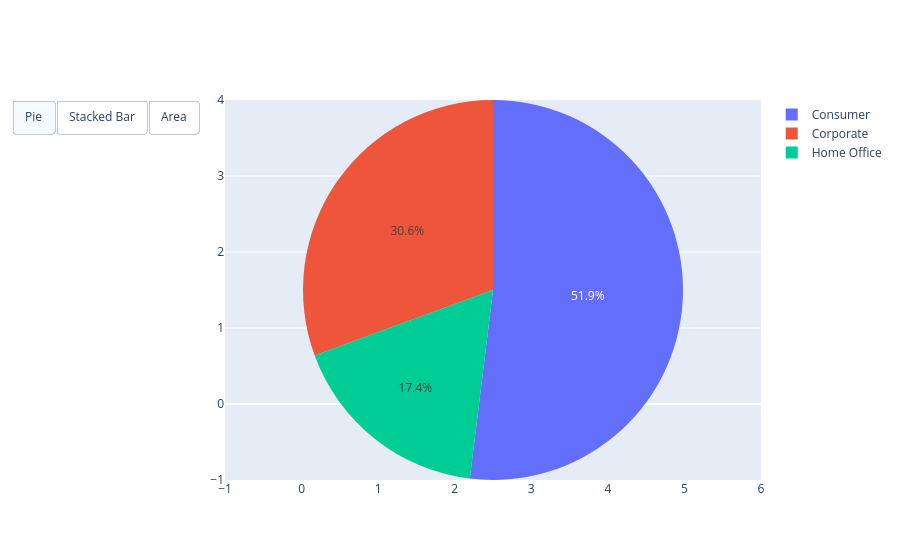

Write notebook code for a chart like this one.
### Code cell
df = resorted_yearly
segments = ["Consumer","Corporate","Home Office"]

fig = go.Figure()

# --- PIE TRACE (default year) ---
year_idx = 0
fig.add_trace(
    go.Pie(
        labels=segments,
        values=df.loc[year_idx, segments],
        name="Pie",
        visible=True
    )
)

# --- STACKED BAR TRACES ---
for seg in segments:
    fig.add_trace(
        go.Bar(
            x=df["year"],
            y=df[seg],
            name=seg,
            visible=False
        )
    )

# --- AREA TRACES ---
for seg in segments:
    fig.add_trace(
        go.Scatter(
            x=df["year"],
            y=df[seg],
            stackgroup="one",
            mode="lines",
            name=seg,
            visible=False
        )
    )


fig.update_layout(
    updatemenus=[
        dict(
            type="buttons",
            direction="right",
            buttons=[
                dict(
                    label="Pie",
                    method="update",
                    args=[
                        {"visible":[True, False, False, False, False, False, False]},
                        {"xaxis":{"visible":False},
                         "yaxis":{"visible":False}}
                    ]
                ),
                dict(
                    label="Stacked Bar",
                    method="update",
                    args=[
                        {"visible":[False, True, True, True, False, False, False]},
                        {"xaxis":{"visible":True},
                         "yaxis":{"visible":True},
                         "barmode":"stack"}
                    ]
                ),
                dict(
                    label="Area",
                    method="update",
                    args=[
                        {"visible":[False, False, False, False, True, True, True]},
                        {"xaxis":{"visible":True},
                         "yaxis":{"visible":True}}
                    ]
                )
            ]
        )
    ]
)

fig.show()

### Figure 1 — Plotly figure (JSON) as saved in the notebook; plotly's stock layout.template omitted (floating-point values rounded to 4 significant figures)
{"data": [{"labels": ["Consumer", "Corporate", "Home Office"], "name": "Pie", "type": "pie", "values": [1174000.0, 691700.0, 394100.0], "visible": true}, {"name": "Consumer", "type": "bar", "visible": false, "x": [2011, 2012, 2013, 2014], "y": [1174000.0, 1464000.0, 1729000.0, 2141000.0]}, {"name": "Corporate", "type": "bar", "visible": false, "x": [2011, 2012, 2013, 2014], "y": [691700.0, 774500.0, 1065000.0, 1294000.0]}, {"name": "Home Office", "type": "bar", "visible": false, "x": [2011, 2012, 2013, 2014], "y": [394100.0, 439200.0, 611500.0, 865000.0]}, {"mode": "lines", "name": "Consumer", "stackgroup": "one", "type": "scatter", "visible": false, "x": [2011, 2012, 2013, 2014], "y": [1174000.0, 1464000.0, 1729000.0, 2141000.0]}, {"mode": "lines", "name": "Corporate", "stackgroup": "one", "type": "scatter", "visible": false, "x": [2011, 2012, 2013, 2014], "y": [691700.0, 774500.0, 1065000.0, 1294000.0]}, {"mode": "lines", "name": "Home Office", "stackgroup": "one", "type": "scatter", "visible": false, "x": [2011, 2012, 2013, 2014], "y": [394100.0, 439200.0, 611500.0, 865000.0]}], "layout": {"updatemenus": [{"buttons": [{"args": [{"visible": [true, false, false, false, false, false, false]}, {"xaxis": {"visible": false}, "yaxis": {"visible": false}}], "label": "Pie", "method": "update"}, {"args": [{"visible": [false, true, true, true, false, false, false]}, {"barmode": "stack", "xaxis": {"visible": true}, "yaxis": {"visible": true}}], "label": "Stacked Bar", "method": "update"}, {"args": [{"visible": [false, false, false, false, true, true, true]}, {"xaxis": {"visible": true}, "yaxis": {"visible": true}}], "label": "Area", "method": "update"}], "direction": "right", "type": "buttons"}]}}
